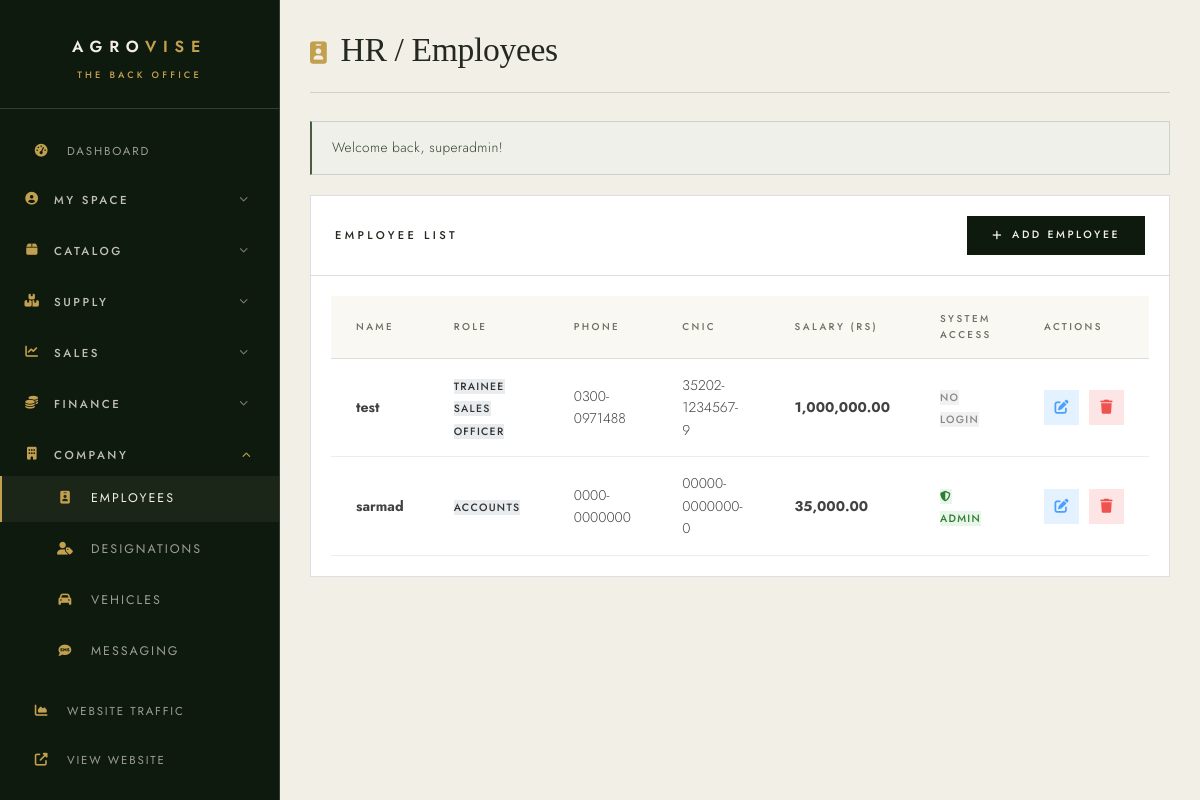
/admin/employees.php (signed in), run on the app's committed database.
### tables this page shows
CREATE TABLE `employees` (
  `id` int NOT NULL AUTO_INCREMENT,
  `name` varchar(255) NOT NULL,
  `cnic` varchar(20) NOT NULL,
  `phone` varchar(20) NOT NULL,
  `address` text NOT NULL,
  `role` varchar(100) NOT NULL,
  `salary` decimal(10,2) NOT NULL,
  `created_at` timestamp NULL DEFAULT CURRENT_TIMESTAMP,
  PRIMARY KEY (`id`),
  UNIQUE KEY `cnic` (`cnic`)
);

### includes/functions.php (called while the page is built, shortened)
<?php
function getFlashMessage() {
    if (isset($_SESSION['flash'])) {
        $flash = $_SESSION['flash'];
        return $flash;
    }
    return null;
}
function sanitize($input) {
    return htmlspecialchars(trim($input ?? ''), ENT_QUOTES, 'UTF-8');
}
?>

### admin/employees.php (the view, shortened to what this page needs)
<?php
require_once '../includes/functions.php';
$conn = getDBConnection();
$stmt = $conn->query("
    SELECT e.*, a.role as access_role, a.username as access_username
    FROM employees e
    LEFT JOIN admins a ON a.employee_id = e.id
    ORDER BY e.created_at DESC
");
$employees = $stmt->fetchAll();
$flash = getFlashMessage();
?>
<!DOCTYPE html>
<html lang="en">
<head>
    <link rel="stylesheet" href="https://cdnjs.cloudflare.com/ajax/libs/font-awesome/6.4.0/css/all.min.css">
    <link rel="stylesheet" href="../assets/css/style.css?v=ed3">
</head>
<body class="admin-body">
    <div class="admin-wrapper">
        <?php require __DIR__ . '/../includes/admin-sidebar.php'; ?>
        <main class="admin-main">
            <div class="admin-header"><h1><i class="fas fa-id-badge"></i> HR / Employees</h1></div>
            <?php if ($flash): ?>
            <div class="alert alert-<?php echo $flash['type']; ?>">
                <?php echo $flash['message']; ?>
            </div>
            <?php endif; ?>
            <div class="data-card">
                <div class="data-card-header">
                    <h2>Employee List</h2>
                    <a href="add-employee.php" class="btn btn-primary btn-sm"><i class="fas fa-plus"></i> Add Employee</a>
                </div>
                <div style="padding: 20px;">
                    <table class="data-table">
                        <thead>
                            <tr>
                                <th>Name</th>
                                <th>Role</th>
                                <th>Phone</th>
                                <th>CNIC</th>
                                <th>Salary (Rs)</th>
                                <th>System Access</th>
                                <th>Actions</th>
                            </tr>
                        </thead>
                        <tbody>
                            <?php foreach ($employees as $emp): ?>
                            <tr>
                                <td><strong><?php echo sanitize($emp['name']); ?></strong></td>
                                <td><span class="badge" style="background:#e9ecef; color:#333;"><?php echo sanitize($emp['role']); ?></span></td>
                                <td><?php echo sanitize($emp['phone']); ?></td>
                                <td><?php echo sanitize($emp['cnic']); ?></td>
                                <td><strong><?php echo number_format($emp['salary'], 2); ?></strong></td>
                                <td>
                                    <?php if ($emp['access_role'] === 'admin'): ?>
                                        <span class="badge" style="background:#e8f5e9; color:#2e7d32;" title="<?php echo sanitize($emp['access_username']); ?>"><i class="fas fa-shield-halved"></i> Admin</span>
                                    <?php elseif ($emp['access_role'] === 'user'): ?>
                                        <span class="badge" style="background:#e3f2fd; color:#1565c0;" title="<?php echo sanitize($emp['access_username']); ?>"><i class="fas fa-user"></i> User</span>
                                    <?php else: ?>
                                        <span class="badge" style="background:#f1f1f1; color:#888;">No login</span>
                                    <?php endif; ?>
                                </td>
                                <td>
                                    <div class="action-btns">
                                        <a href="edit-employee.php?id=<?php echo $emp['id']; ?>" class="btn-icon edit" title="Edit"><i class="fas fa-edit"></i></a>
                                        <a href="?delete=<?php echo $emp['id']; ?>" class="btn-icon delete" onclick="return confirm('Delete employee records?');"><i class="fas fa-trash"></i></a>
                                    </div>
                                </td>
                            </tr>
                            <?php endforeach; ?>
                        </tbody>
                    </table>
                </div>
            </div>
        </main>
    </div>
</body>
</html>

### data on the page
employees: name "test", role "TRAINEE SALES OFFICER", phone "0300-0971488", cnic "35202-1234567-9", salary "1,000,000.00", shows "NO LOGIN"

### other printed values
$flash['message'] "Welcome back, superadmin!"
$emp['name'] "sarmad"
$emp['role'] "ACCOUNTS"
$emp['phone'] "0000-0000000"
$emp['cnic'] "00000-0000000-0"
$emp['salary'] "35,000.00"
